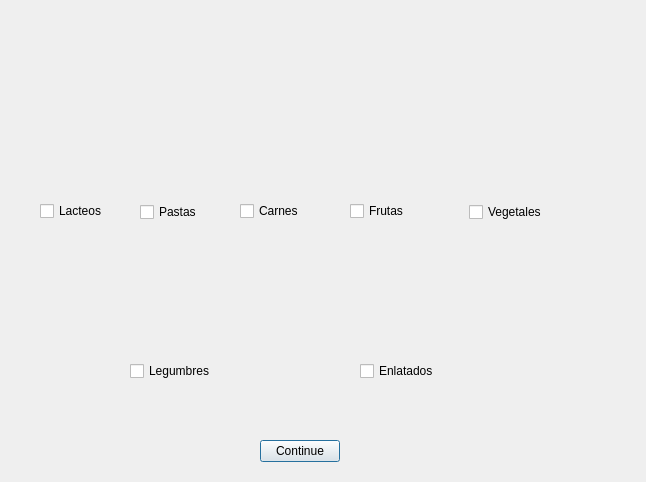
<?xml version="1.0" encoding="UTF-8"?>
<ui version="4.0">
 <class>CamPagina</class>
 <widget class="QDialog" name="CamPagina">
  <property name="geometry">
   <rect>
    <x>0</x>
    <y>0</y>
    <width>646</width>
    <height>482</height>
   </rect>
  </property>
  <property name="windowTitle">
   <string>Dialog</string>
  </property>
  <widget class="QWidget" name="layoutWidget">
   <property name="geometry">
    <rect>
     <x>469</x>
     <y>41</y>
     <width>87</width>
     <height>181</height>
    </rect>
   </property>
   <layout class="QVBoxLayout" name="verticalLayout_4">
    <item>
     <widget class="QLabel" name="ClabelVegetales">
      <property name="text">
       <string/>
      </property>
     </widget>
    </item>
    <item>
     <widget class="QCheckBox" name="checkVegetales">
      <property name="text">
       <string>Vegetales</string>
      </property>
     </widget>
    </item>
   </layout>
  </widget>
  <widget class="QWidget" name="layoutWidget_2">
   <property name="geometry">
    <rect>
     <x>240</x>
     <y>40</y>
     <width>87</width>
     <height>181</height>
    </rect>
   </property>
   <layout class="QVBoxLayout" name="verticalLayout_2">
    <item>
     <widget class="QLabel" name="ClabelCarnes">
      <property name="text">
       <string/>
      </property>
     </widget>
    </item>
    <item>
     <widget class="QCheckBox" name="checkCarnes">
      <property name="text">
       <string>Carnes</string>
      </property>
     </widget>
    </item>
   </layout>
  </widget>
  <widget class="QWidget" name="layoutWidget_3">
   <property name="geometry">
    <rect>
     <x>360</x>
     <y>230</y>
     <width>87</width>
     <height>151</height>
    </rect>
   </property>
   <layout class="QVBoxLayout" name="verticalLayout_7">
    <item>
     <widget class="QLabel" name="ClabelEnlatados">
      <property name="text">
       <string/>
      </property>
     </widget>
    </item>
    <item>
     <widget class="QCheckBox" name="checkEnlatados">
      <property name="text">
       <string>Enlatados</string>
      </property>
     </widget>
    </item>
   </layout>
  </widget>
  <widget class="QWidget" name="layoutWidget_4">
   <property name="geometry">
    <rect>
     <x>140</x>
     <y>41</y>
     <width>87</width>
     <height>181</height>
    </rect>
   </property>
   <layout class="QVBoxLayout" name="verticalLayout">
    <item>
     <widget class="QLabel" name="ClabelPastas">
      <property name="text">
       <string/>
      </property>
     </widget>
    </item>
    <item>
     <widget class="QCheckBox" name="checkPastas">
      <property name="text">
       <string>Pastas</string>
      </property>
     </widget>
    </item>
   </layout>
  </widget>
  <widget class="QWidget" name="layoutWidget_5">
   <property name="geometry">
    <rect>
     <x>350</x>
     <y>40</y>
     <width>87</width>
     <height>181</height>
    </rect>
   </property>
   <layout class="QVBoxLayout" name="verticalLayout_3">
    <item>
     <widget class="QLabel" name="ClabelFrutas">
      <property name="text">
       <string/>
      </property>
     </widget>
    </item>
    <item>
     <widget class="QCheckBox" name="checkFrutas">
      <property name="text">
       <string>Frutas</string>
      </property>
     </widget>
    </item>
   </layout>
  </widget>
  <widget class="QWidget" name="layoutWidget_6">
   <property name="geometry">
    <rect>
     <x>130</x>
     <y>230</y>
     <width>95</width>
     <height>151</height>
    </rect>
   </property>
   <layout class="QVBoxLayout" name="verticalLayout_6">
    <item>
     <widget class="QLabel" name="ClabelLegumbres">
      <property name="text">
       <string/>
      </property>
     </widget>
    </item>
    <item>
     <widget class="QCheckBox" name="checkLegumbres">
      <property name="text">
       <string>Legumbres</string>
      </property>
     </widget>
    </item>
   </layout>
  </widget>
  <widget class="QWidget" name="layoutWidget_7">
   <property name="geometry">
    <rect>
     <x>40</x>
     <y>40</y>
     <width>87</width>
     <height>181</height>
    </rect>
   </property>
   <layout class="QVBoxLayout" name="verticalLayout_5">
    <item>
     <widget class="QLabel" name="ClabelLacteos">
      <property name="text">
       <string/>
      </property>
     </widget>
    </item>
    <item>
     <widget class="QCheckBox" name="checkLacteos">
      <property name="text">
       <string>Lacteos</string>
      </property>
     </widget>
    </item>
   </layout>
  </widget>
  <widget class="QPushButton" name="pushButton">
   <property name="geometry">
    <rect>
     <x>260</x>
     <y>440</y>
     <width>80</width>
     <height>22</height>
    </rect>
   </property>
   <property name="text">
    <string>Continue</string>
   </property>
  </widget>
  <zorder>pushButton</zorder>
  <zorder></zorder>
  <zorder>layoutWidget</zorder>
  <zorder>layoutWidget_2</zorder>
  <zorder>layoutWidget_3</zorder>
  <zorder>layoutWidget_4</zorder>
  <zorder>layoutWidget_5</zorder>
  <zorder>layoutWidget_6</zorder>
  <zorder>layoutWidget_7</zorder>
  <zorder>pushButton</zorder>
 </widget>
 <resources/>
 <connections/>
</ui>
